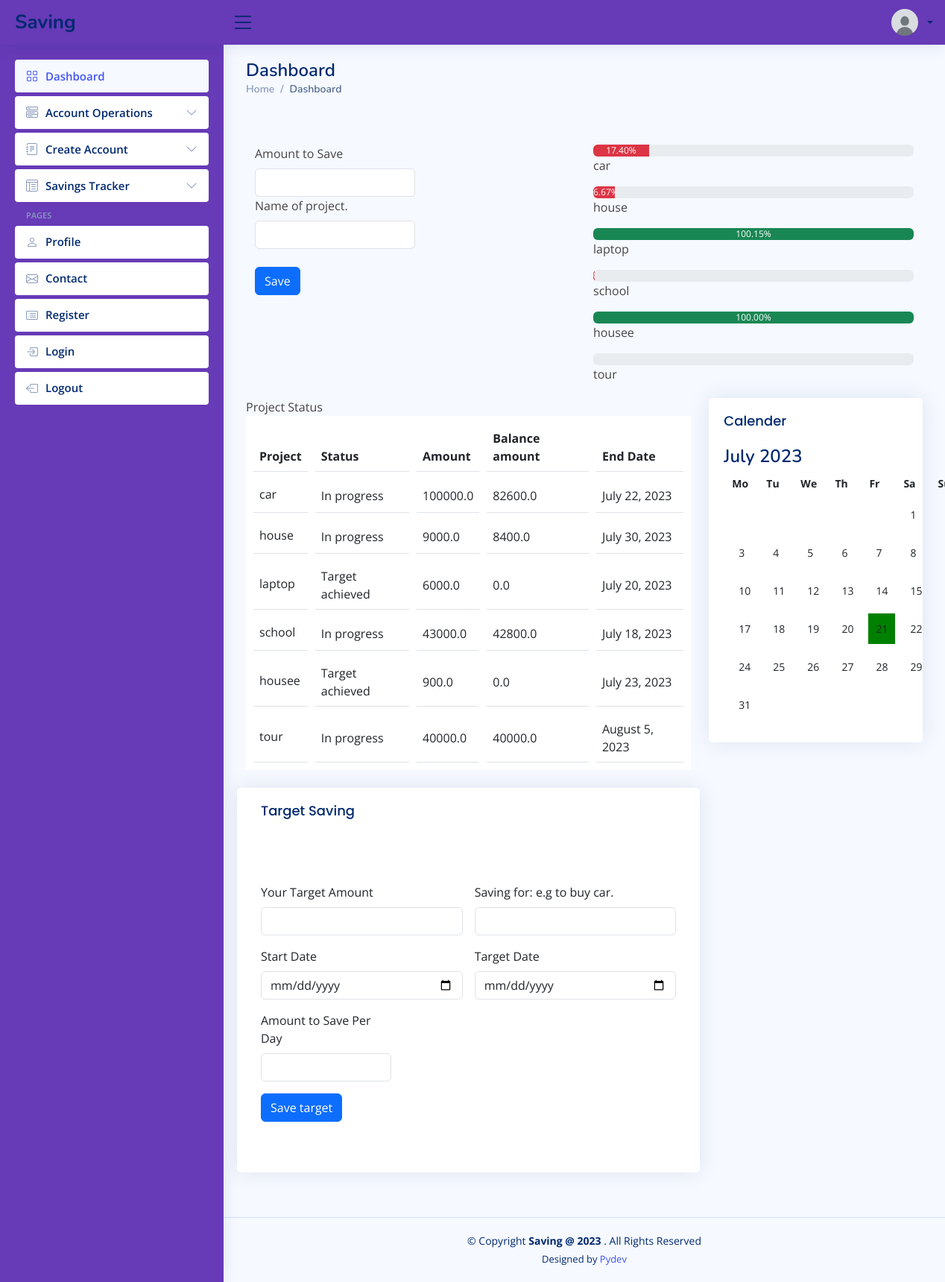
The page /target-saving (signed in) on the database its author committed.
### accounts/models.py (models this page shows, shortened)
class User(AbstractUser):
	is_account_staff = models.BooleanField("Is account_staff", default=False)
	is_customer = models.BooleanField("Is customer", default=False)
	is_employee = models.BooleanField("Is employee", default=False)

class Profile(models.Model):
	user             = models.OneToOneField(settings.AUTH_USER_MODEL, on_delete=models.CASCADE)
	image            = models.ImageField(default="default.jpg", upload_to="profile_pics")
	about            = models.TextField()
	company          = models.CharField(max_length=100, blank=True, null=True)
	job              = models.CharField(max_length=100, blank=True, null=True)
	country          = models.CharField(max_length=100, blank=True, null=True)
	address          = models.CharField(max_length=100, blank=True, null=True)
	phone            = models.CharField(max_length=100, blank=True, null=True)
	twitter_profile  = models.CharField(max_length=100, blank=True, null=True)
	facebook_profile = models.CharField(max_length=100, blank=True, null=True)
	instagram_profile = models.CharField(max_length=100, blank=True, null=True)
	linkedin_profile = models.CharField(max_length=100, blank=True, null=True)

### savings/models.py (models this page shows, shortened)
class Target_saving_record(models.Model):
	user = models.ForeignKey(settings.AUTH_USER_MODEL, on_delete=models.CASCADE)
	saving_for = models.CharField(max_length=100)
	target_amount = models.CharField(max_length=100)
	amount_saved = models.CharField(max_length=100, default=0)
	balence_amount = models.CharField(max_length=100, default=0)
	progress = models.CharField(max_length=100, default=0)
	saving_par_time = models.CharField(max_length=100)
	start_date = models.DateTimeField()
	end_date = models.DateTimeField()

### savings/views.py (the view)
# urls.py: path("target-saving", views.target_saving, name="target_saving"),
def target_saving(request):
	user = request.user
	target_item = Target_saving_record.objects.filter(user=user)
	for item in target_item:
		item.progress = float(item.progress)
		item.target_amount = float(item.target_amount)
		item.balence_amount = float(item.balence_amount)
	month_name, year, calendar, current_day = get_calender()
	if request.method == "POST":
		form = Target_SavingForm(request.POST)
		if form.is_valid():
			saving_for = form.cleaned_data["saving_for"]
			target_amount = form.cleaned_data["target_amount"]
			saving_par_time = form.cleaned_data["saving_par_time"]
			start_date = form.cleaned_data["start_date"]
			end_date = form.cleaned_data["end_date"]
			checks = Target_saving_record.objects.filter(user=user)
			if checks.filter(saving_for=saving_for).exists():
				messages.error(request, "Project with that name already exist")
				return redirect("target_saving")
			else:
				target = Target_saving_record.objects.create(user=user, saving_for=saving_for,
						target_amount=target_amount, saving_par_time=saving_par_time,
						start_date=start_date, end_date=end_date, balence_amount=target_amount)
				target.save()
			messages.info(request, "Your saving target was successfully set.")
			return redirect("target_saving")
	else:
		form = Target_SavingForm()
	return render(request, "savings/target_saving.html", {
			"form": form,
			"target_item": target_item,
			"month_name": month_name,
			"year": year,
			"calendar": calendar,
			"current_day": current_day,
			})

### templates/savings/target_saving.html (shortened to what this page needs)
{% load static %}
<!DOCTYPE html>
<html lang="en">
  <head>
    <link
      href="{% static 'assets/vendor/bootstrap/css/bootstrap.min.css' %}"
      rel="stylesheet"
    />
    <link
      href="{% static 'assets/vendor/bootstrap-icons/bootstrap-icons.css' %}"
      rel="stylesheet"
    />
    <link
      href="{% static 'assets/vendor/boxicons/css/boxicons.min.css' %}"
      rel="stylesheet"
    />
    <link
      href="{% static 'assets/vendor/quill/quill.snow.css' %}"
      rel="stylesheet"
    />
    <link
      href="{% static 'assets/vendor/quill/quill.bubble.css' %}"
      rel="stylesheet"
    />
    <link
      href="{% static 'assets/vendor/remixicon/remixicon.css' %}"
      rel="stylesheet"
    />
    <link
      href="{% static 'assets/vendor/simple-datatables/style.css' %}"
      rel="stylesheet"
    />
    <link href="{% static 'assets/css/style.css' %}" rel="stylesheet" />
    <link href="{% static 'assets/css/more.css' %}" rel="stylesheet" />
  </head>
  <body>
    <header id="header" class="header fixed-top d-flex align-items-center">
      <div class="d-flex align-items-center justify-content-between">
        <a href="{% url 'savings' %}" class="logo d-flex align-items-center">
          <span class="d-none d-lg-block">Saving</span>
        </a>
        <i class="bi bi-list toggle-sidebar-btn"></i>
      </div>
      <nav class="header-nav ms-auto">
        <ul class="d-flex align-items-center">
          <li class="nav-item dropdown pe-3">
            <a
              class="nav-link nav-profile d-flex align-items-center pe-0"
              href="#"
              data-bs-toggle="dropdown"
            >
              <img
                src="{{user.profile.image.url}}"
                alt="Profile"
                class="rounded-circle"
              />
              <span class="d-none d-md-block dropdown-toggle ps-2"
                >{{user.first_name|slice:"0:1"}} {{user.last_name}}</span
              > </a
            >
          </li>
        </ul>
      </nav>
    </header>
      <aside id="sidebar" class="sidebar">
        <ul class="sidebar-nav" id="sidebar-nav">
          <li class="nav-item">
            <a class="nav-link" href="{% url 'savings' %}">
              <i class="bi bi-grid"></i>
              <span>Dashboard</span>
            </a>
          </li>
          <li class="nav-item">
            <a
              class="nav-link collapsed"
              data-bs-target="#components-nav"
              data-bs-toggle="collapse"
              href="#"
            >
              <i class="bi bi-menu-button-wide"></i><span>Account Operations</span
              ><i class="bi bi-chevron-down ms-auto"></i>
            </a>
          </li>
          <li class="nav-item">
            <a
              class="nav-link collapsed"
              data-bs-target="#forms-nav"
              data-bs-toggle="collapse"
              href="#"
            >
              <i class="bi bi-journal-text"></i><span>Create Account</span
              ><i class="bi bi-chevron-down ms-auto"></i>
            </a>
          </li>
          <li class="nav-item">
            <a
              class="nav-link collapsed"
              data-bs-target="#tables-nav"
              data-bs-toggle="collapse"
              href="#"
            >
              <i class="bi bi-layout-text-window-reverse"></i><span>Savings Tracker</span>
              <i class="bi bi-chevron-down ms-auto"></i>
            </a>
          </li>
          <li class="nav-heading">Pages</li>
          <li class="nav-item">
            <a class="nav-link collapsed" href="{% url 'userprofile' %}">
              <i class="bi bi-person"></i>
              <span>Profile</span>
            </a>
          </li>
          <li class="nav-item">
            <a class="nav-link collapsed" href="">
              <i class="bi bi-envelope"></i>
              <span>Contact</span>
            </a>
          </li>
          <li class="nav-item">
            <a class="nav-link collapsed" href="{% url 'register' %}">
              <i class="bi bi-card-list"></i>
              <span>Register</span>
            </a>
          </li>
          <li class="nav-item">
            <a class="nav-link collapsed" href="{% url 'login' %}">
              <i class="bi bi-box-arrow-in-right"></i>
              <span>Login</span>
            </a>
          </li>
          <li class="nav-item">
            <a class="nav-link collapsed" href="{% url 'logout' %}">
              <i class="bi bi-box-arrow-left"></i>
              <span>Logout</span>
            </a>
          </li>
        </ul>
      </aside>
    <main id="main" class="main">
      <div class="pagetitle">
        <h1>Dashboard</h1>
        <nav>
          <ol class="breadcrumb">
            <li class="breadcrumb-item"><a href="{% url 'savings' %}">Home</a></li>
            <li class="breadcrumb-item active">Dashboard</li>
          </ol>
        </nav>
         <div>
               <br><br>
          </div>
      <section>
        <div class="container">
          <div class="row">
            <div class="col-md-6">
                <form action="{% url 'dairly_deposit' %}" method="POST">
                  <div class="col-md-6 ">
                  <label for="validationTooltip01" class="form-label"
                    >Amount to Save</label
                  >
                  <input
                    type="text"
                    class="form-control"
                    name="dairly_deposit"
                    required
                  />
                 </div>
                 <div class="col-md-6 ">
                  <label for="validationTooltip01" class="form-label"
                    >Name of project.</label
                  >
                  <input
                    type="text"
                    class="form-control"
                    name="project_name"
                    required
                  />
                 </div>
                 <br />
                <div class="col-md-12">
                  <button class="btn btn-primary" type="submit">Save</button>
                  <br><br>
                </div>
                </form>
            </div >
            <div class="col-md-6">
              {% for obj in target_item %}
              <div class="custom-margin">
                <div class="progress " role="progressbar" aria-label="Success example" aria-valuenow="25" aria-valuemin="0" aria-valuemax="100">
                <div class="progress-bar {% if obj.progress <= 50 %}bg-danger{% else %}bg-success{% endif %}" style="width: {{obj.progress|floatformat:2 }}%">{{obj.progress|floatformat:2 }}%</div>
              </div>
              <p>{{obj.saving_for}}</p>
              {% endfor %}
            </div>
          </div>
        </div>
      </section>
      <section class="section dashboard">
        <div class="row">
          <div class="col-lg-8">
            <div class="row">
              <div class="col-xxl-12 col-md-12">
                <caption >Project Status</caption>
                <table class="table align-middle mb-0 bg-white">
                  <thead class="bg-light">
                    <tr>
                      <th>Project</th>
                      <th>Status</th>
                      <th>Amount</th>
                      <th>Balance amount</th>
                      <th>End Date</th>
                    </tr>
                  </thead>
                  <tbody>
                    {% for item in target_item %}
                    <tr>
                      <td>
                        <p class="fw-normal mb-1">{{item.saving_for}}</p>
                      </td>
                      {% if item.balence_amount <= 0 %}
                      <td>Target achieved</td>
                      {% else %}
                      <td>In progress</td>
                      {% endif %}
                      <td>{{item.target_amount}}</td>
                      {% if item.progress >= 100 %}
                      <td class="red-bg">0.0</td>
                      {% else %}
                      <td class="red-bg">{{item.balence_amount}}</td>
                      {% endif %}
                      <td>{{item.end_date|date:"F j, Y"}}</td>
                    </tr>
                    {% endfor %}
                  </tbody>
                </table>
                <br>
              </div>
              <section class="section">
  <div class="row">
    <div class="card">
      <div class="card-body">
        <h5 class="card-title">Target Saving</h5>
        <br><br>
        <form
          action="{% url 'target_saving' %}"
          method="POST"
          class="row g-3 needs-validation"
          novalidate
        >
          <div class="col-md-6 position-relative">
            <label for="validationTooltip01" class="form-label"
              >Your Target Amount</label
            >
            <input
              type="text"
              class="form-control"
              id="validationTooltip01"
              name="target_amount"
              required
            />
          </div>
          <div class="col-md-6 position-relative">
            <label for="validationTooltip02" class="form-label">Saving for: e.g to buy car. </label>
            <input
              type="text"
              class="form-control"
              id="validationTooltip02"
              name="saving_for"
              required
            />
          </div>
          <div class="col-md-6 position-relative">
            <label for="validationTooltip02" class="form-label">Start Date</label>
            <input
              type="date"
              class="form-control"
              id="validationTooltip02"
              name="start_date"
              required
            />
          </div>
           <div class="col-md-6 position-relative">
            <label for="validationTooltip02" class="form-label">Target Date</label>
            <input
              type="date"
              class="form-control"
              id="validationTooltip02"
              name="end_date"
              required
            />
          </div>
          <div class="col-md-4 position-relative">
            <label for="validationTooltip01" class="form-label"
              >Amount to Save Per Day</label
            >
            <input
              type="text"
              class="form-control"
              id="validationTooltip01"
              name="saving_par_time"
              required
            />
          </div>
          <br />
          <div class="col-12">
            <button class="btn btn-primary" type="submit">Save target</button>
          </div>
        </form>
        <br /><br />
    </div>
  </div>
</section>
            </div>
          </div>
          <div class="col-lg-4">
            <div class="card">
              <div class="card-body">
                <h5 class="card-title">
                  Calender
                </h5>
                <div class="activity">
                  <head>
                </head>
                <body>
                    <h1>{{ month_name }} {{ year }}</h1>
                    <table>
                        <thead>
                            <tr>
                                <th>Mo</th>
                                <th>Tu</th>
                                <th>We</th>
                                <th>Th</th>
                                <th>Fr</th>
                                <th>Sa</th>
                                <th>Su</th>
                            </tr>
                        </thead>
                        <tbody>
                            {% for week in calendar %}
                            <tr>
                                {% for day in week %}
                                <td {% if day == current_day %} class="current-day" {%endif%}>
                                    {% if day == 0 %}
                                        &nbsp;
                                    {% else %}
                                        {{ day }}
                                    {% endif %}
                                </td>
                                {% endfor %}
                            </tr>
                            {% endfor %}
                        </tbody>
                    </table>
                </div>
              </div>
            </div>
          </div>
        </div>
      </section>
    </main>
    <footer id="footer" class="footer">
      <div class="copyright">
        &copy; Copyright <strong><span>Saving @ 2023 </span></strong>. All
        Rights Reserved
      </div>
      <div class="credits">Designed by <a href="">Pydev</a></div>
    </footer>
  </body>
</html>

### rows shown on the page
User: profile.image (placeholder picture)
Target_saving_record: progress "17.40", saving_for "car", shows "In progress", target_amount "100000.0", balence_amount "82600.0", end_date "July 22, 2023"
Target_saving_record: progress "6.67", saving_for "house", shows "In progress", target_amount "9000.0", balence_amount "8400.0", end_date "July 30, 2023"
Target_saving_record: progress "100.15", saving_for "laptop", balence_amount "Target achieved", target_amount "6000.0", end_date "July 20, 2023"
Target_saving_record: {{ obj.progress|floatformat:2 }} 0.47 (drawn), saving_for "school", shows "In progress", target_amount "43000.0", balence_amount "42800.0", end_date "July 18, 2023"
Target_saving_record: progress "100.00", saving_for "housee", balence_amount "Target achieved", target_amount "900.0", end_date "July 23, 2023"
Target_saving_record: saving_for "tour", shows "In progress", target_amount "40000.0", balence_amount "40000.0", end_date "August 5, 2023"

### other values the page prints
{{ month_name }} "July"
{{ year }} "2023"
{{ day }} "1" "3" "4" "5" "6" "7" "8" "10" "11" "12" "13" "14" "15" "17" "18" "19" "20" "21" "22" "24" "25" "26" "27" "28" "29" "31"
